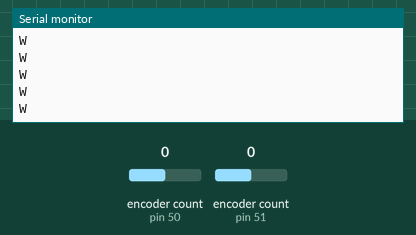
A sketch run on a simulated Arduino Mega 2560, built with avr-gcc and run on an emulated ATmega2560. Parts: the last lines printed to the serial monitor. The inputs (shaded band) are chosen by the test bench; at power-on: encoder count (sensors on pin 50, pin 51) 0.

Above: at 1.2 s.
1.3 s: encoder count (sensor on pin 50) set to -1
At 1.9 s:
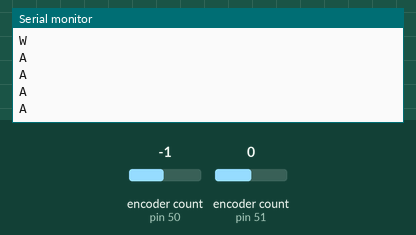
2.8 s: encoder count (sensor on pin 51) set to -1
At 4.2 s:
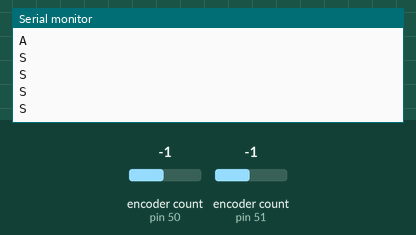

The sketch:

ControlBox.ino
```cpp
#include <Encoder.h>


Encoder knobLeft(50, 52);
Encoder knobRight(51, 53);


void setup() {
  Serial.begin(115200);
  Serial.println("TwoKnobs Encoder Test:");
}

long positionLeft  = -999;
long positionRight = -999;

void loop() {
  long newLeft, newRight;
  newLeft = knobLeft.read();
  newRight = knobRight.read();

 if (newLeft > positionLeft){
   for(int i =0; i< newLeft - positionLeft; i++){
     Serial.println('D');
   }
 }
 else if(newLeft < positionLeft){
   for(int i =0; i< positionLeft - newLeft; i++){
     Serial.println('A');
   }
 }

 if (newRight > positionRight){
   for(int i =0; i< newRight - positionRight; i++){
     Serial.println('W');
   }
 }
 else if(newRight < positionRight){
   for(int i =0; i< positionRight - newRight; i++){
     Serial.println('S');
   }
 }
    positionLeft = newLeft;
    positionRight = newRight;


}
```

Measured:
- after the input at 1.3 s, the serial monitor: prints a new line at once (image 1)
- after the input at 2.8 s, the serial monitor: prints a new line at once (image 2)
